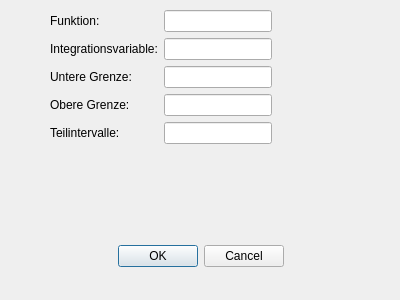
<?xml version="1.0" encoding="UTF-8"?>
<ui version="4.0">
 <class>SimpsonGui</class>
 <widget class="QDialog" name="SimpsonGui">
  <property name="windowModality">
   <enum>Qt::NonModal</enum>
  </property>
  <property name="geometry">
   <rect>
    <x>0</x>
    <y>0</y>
    <width>400</width>
    <height>300</height>
   </rect>
  </property>
  <property name="windowTitle">
   <string>Dialog</string>
  </property>
  <property name="modal">
   <bool>false</bool>
  </property>
  <widget class="QDialogButtonBox" name="buttonBox">
   <property name="geometry">
    <rect>
     <x>30</x>
     <y>240</y>
     <width>341</width>
     <height>32</height>
    </rect>
   </property>
   <property name="orientation">
    <enum>Qt::Horizontal</enum>
   </property>
   <property name="standardButtons">
    <set>QDialogButtonBox::Cancel|QDialogButtonBox::Ok</set>
   </property>
   <property name="centerButtons">
    <bool>true</bool>
   </property>
  </widget>
  <widget class="QWidget" name="formLayoutWidget">
   <property name="geometry">
    <rect>
     <x>50</x>
     <y>10</y>
     <width>271</width>
     <height>208</height>
    </rect>
   </property>
   <layout class="QFormLayout" name="formLayout">
    <property name="fieldGrowthPolicy">
     <enum>QFormLayout::FieldsStayAtSizeHint</enum>
    </property>
    <item row="2" column="0">
     <widget class="QLabel" name="label">
      <property name="text">
       <string>Funktion:</string>
      </property>
     </widget>
    </item>
    <item row="3" column="0">
     <widget class="QLabel" name="label_2">
      <property name="text">
       <string>Integrationsvariable:</string>
      </property>
     </widget>
    </item>
    <item row="4" column="0">
     <widget class="QLabel" name="label_3">
      <property name="text">
       <string>Untere Grenze:</string>
      </property>
     </widget>
    </item>
    <item row="5" column="0">
     <widget class="QLabel" name="label_4">
      <property name="text">
       <string>Obere Grenze:</string>
      </property>
     </widget>
    </item>
    <item row="6" column="0">
     <widget class="QLabel" name="label_5">
      <property name="text">
       <string>Teilintervalle:</string>
      </property>
     </widget>
    </item>
    <item row="2" column="1">
     <widget class="QLineEdit" name="functionLineEdit"/>
    </item>
    <item row="3" column="1">
     <widget class="QLineEdit" name="intvarLineEdit"/>
    </item>
    <item row="4" column="1">
     <widget class="QLineEdit" name="lboundLineEdit"/>
    </item>
    <item row="5" column="1">
     <widget class="QLineEdit" name="uboundLineEdit"/>
    </item>
    <item row="6" column="1">
     <widget class="QLineEdit" name="intervalsLineEdit"/>
    </item>
   </layout>
  </widget>
 </widget>
 <tabstops>
  <tabstop>functionLineEdit</tabstop>
  <tabstop>intvarLineEdit</tabstop>
  <tabstop>lboundLineEdit</tabstop>
  <tabstop>uboundLineEdit</tabstop>
  <tabstop>intervalsLineEdit</tabstop>
  <tabstop>buttonBox</tabstop>
 </tabstops>
 <resources/>
 <connections>
  <connection>
   <sender>buttonBox</sender>
   <signal>accepted()</signal>
   <receiver>SimpsonGui</receiver>
   <slot>accept()</slot>
   <hints>
    <hint type="sourcelabel">
     <x>248</x>
     <y>254</y>
    </hint>
    <hint type="destinationlabel">
     <x>157</x>
     <y>274</y>
    </hint>
   </hints>
  </connection>
  <connection>
   <sender>buttonBox</sender>
   <signal>rejected()</signal>
   <receiver>SimpsonGui</receiver>
   <slot>reject()</slot>
   <hints>
    <hint type="sourcelabel">
     <x>316</x>
     <y>260</y>
    </hint>
    <hint type="destinationlabel">
     <x>286</x>
     <y>274</y>
    </hint>
   </hints>
  </connection>
 </connections>
</ui>
